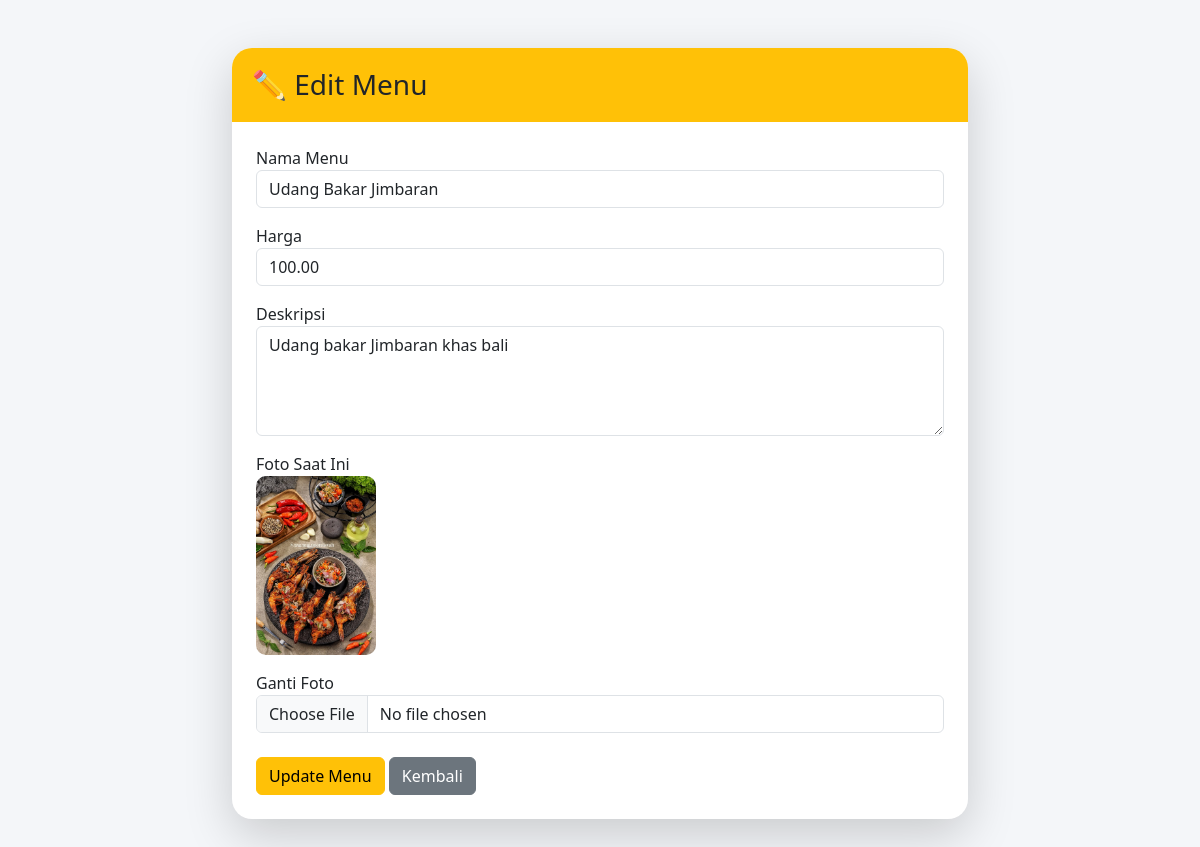
The app's page /tenant/edit_menu.php?id=7 (signed in) with its own data.
### tables this page shows
CREATE TABLE `menu` (
  `id_menu` int(11) NOT NULL,
  `id_tenant` int(11) NOT NULL,
  `nama_menu` varchar(100) NOT NULL,
  `harga` decimal(10,2) NOT NULL,
  `deskripsi` text DEFAULT NULL,
  `foto` varchar(255) DEFAULT NULL
);

### tenant/edit_menu.php (the view, shortened to what this page needs)
<?php
include '../config/koneksi.php';
$id = $_GET['id'];
$data = mysqli_fetch_assoc(
    mysqli_query(
        $koneksi,
        "SELECT * FROM menu
        WHERE id_menu='$id'"
    )
);
?>
<!DOCTYPE html>
<html>
<head>
<link href="https://cdn.jsdelivr.net/npm/bootstrap@5.3.3/dist/css/bootstrap.min.css" rel="stylesheet">
</head>
<body>
<div class="container py-5">
<div class="row justify-content-center">
<div class="col-lg-8">
<div class="card card-form shadow-lg">
<div class="header-form">
<h3 class="mb-0">
✏️ Edit Menu
</h3>
</div>
<div class="card-body p-4">
<form method="POST"
      enctype="multipart/form-data">
<div class="mb-3">
<label>Nama Menu</label>
<input
type="text"
name="nama_menu"
class="form-control"
value="<?= $data['nama_menu']; ?>"
required>
</div>
<div class="mb-3">
<label>Harga</label>
<input
type="number"
name="harga"
class="form-control"
value="<?= $data['harga']; ?>"
required>
</div>
<div class="mb-3">
<label>Deskripsi</label>
<textarea
name="deskripsi"
class="form-control"
rows="4"><?= $data['deskripsi']; ?></textarea>
</div>
<div class="mb-3">
<label>Foto Saat Ini</label>
<br>
<?php if($data['foto'] != NULL): ?>
<img
src="../uploads/<?= $data['foto']; ?>"
class="preview">
<?php else: ?>
<p class="text-muted">
Belum ada foto
</p>
<?php endif; ?>
</div>
<div class="mb-4">
<label>Ganti Foto</label>
<input
type="file"
name="foto"
class="form-control">
</div>
<button
type="submit"
name="update"
class="btn btn-warning">
Update Menu
</button>
<a href="menu_saya.php"
class="btn btn-secondary">
Kembali
</a>
</form>
</div>
</div>
</div>
</div>
</div>
</body>
</html>

### tenant/edit_menu.php (style rules this page uses)
body { background:#f4f6f9; }
.card-form { border:none; border-radius:20px; }
.header-form { background:#ffc107; padding:20px; border-radius:20px 20px 0 0; }
.preview { width:120px; border-radius:10px; }

### records on screen
menu: nama_menu "Udang Bakar Jimbaran", harga "100.00", deskripsi "Udang bakar Jimbaran khas bali", foto (picture)
